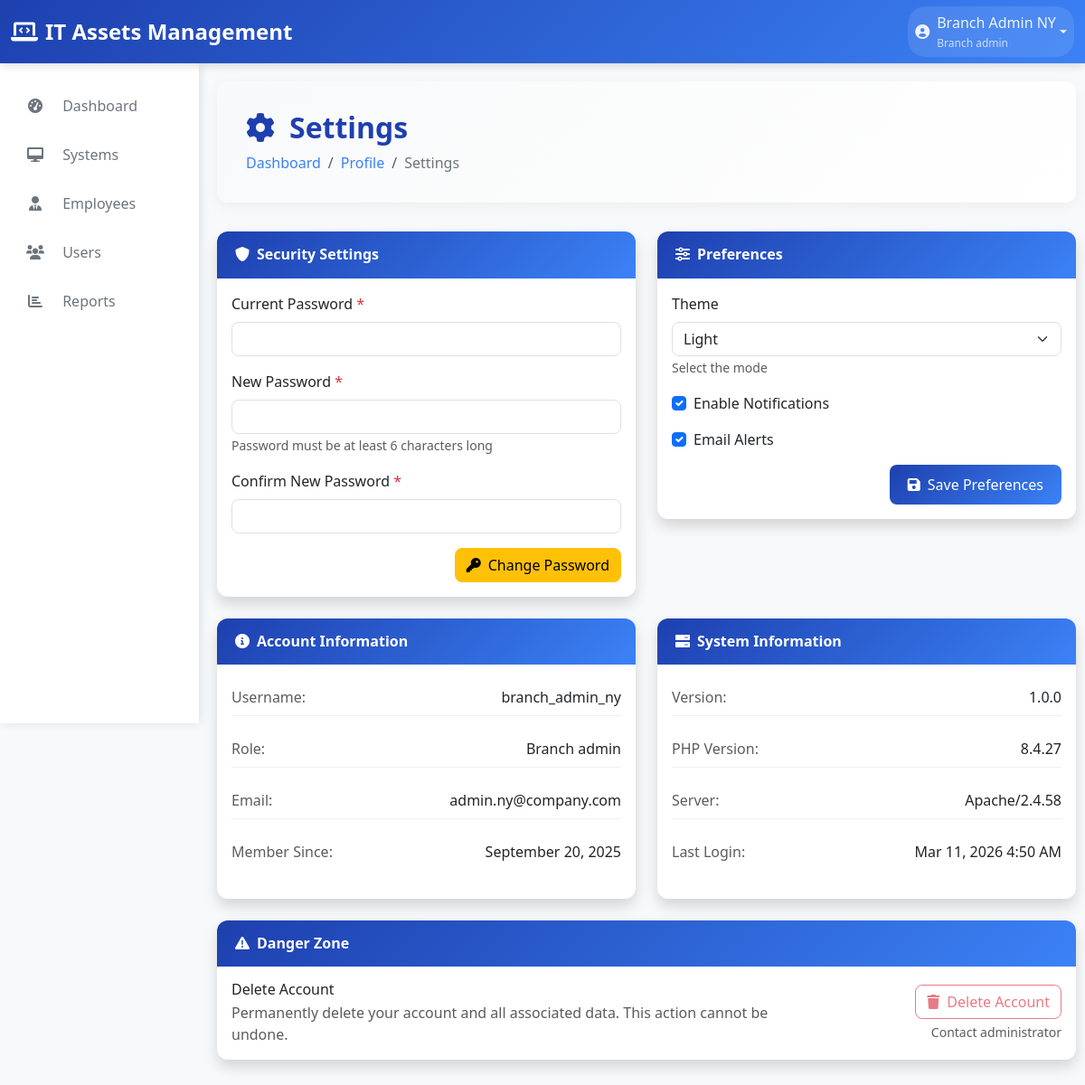
/settings.php (signed in), run on the app's committed database.
### tables this page shows
CREATE TABLE IF NOT EXISTS users (
    id INT AUTO_INCREMENT PRIMARY KEY,
    username VARCHAR(50) UNIQUE NOT NULL,
    password VARCHAR(255) NOT NULL,
    role ENUM('super_admin', 'branch_admin') NOT NULL,
    branch_id INT NULL,
    full_name VARCHAR(100) NOT NULL,
    email VARCHAR(100) NOT NULL,
    created_at TIMESTAMP DEFAULT CURRENT_TIMESTAMP,
    FOREIGN KEY (branch_id) REFERENCES branches(id) ON DELETE SET NULL
);

### config/session.php (called while the page is built, shortened)
<?php
function isLoggedIn() {
    return isset($_SESSION['user_id']) && isset($_SESSION['role']);
}
function hasRole($role) {
    return isLoggedIn() && $_SESSION['role'] === $role;
}
function isSuperAdmin() {
    return hasRole('super_admin');
}
?>

### settings.php (the view, shortened to what this page needs)
<?php
require_once 'config/session.php';
$pdo = getFreshConnection();
$stmt = $pdo->prepare("SELECT * FROM users WHERE id = ?");
$stmt->execute([$_SESSION['user_id']]);
$user = $stmt->fetch();
include 'includes/header.php';
include 'includes/sidebar.php';
?>
<div class="main-content">
    <div class="content-wrapper">
        <div class="page-header">
            <h1 class="page-title">
                <i class="fas fa-cog me-3"></i>Settings
            </h1>
            <nav aria-label="breadcrumb">
                <ol class="breadcrumb">
                    <li class="breadcrumb-item"><a href="<?php echo isSuperAdmin() ? 'dashboard.php' : 'branch_dashboard.php'; ?>">Dashboard</a></li>
                    <li class="breadcrumb-item"><a href="profile.php">Profile</a></li>
                    <li class="breadcrumb-item active">Settings</li>
                </ol>
            </nav>
        </div>
        <div class="row">
            <div class="col-lg-6">
                <div class="card shadow mb-4">
                    <div class="card-header py-3">
                        <h6 class="m-0 font-weight-bold text-white">
                            <i class="fas fa-shield-alt me-2"></i>Security Settings
                        </h6>
                    </div>
                    <div class="card-body">
                        <form method="POST">
                            <div class="mb-3">
                                <label for="current_password" class="form-label">Current Password <span class="text-danger">*</span></label>
                                <input type="password" class="form-control" id="current_password" name="current_password" required>
                            </div>
                            <div class="mb-3">
                                <label for="new_password" class="form-label">New Password <span class="text-danger">*</span></label>
                                <input type="password" class="form-control" id="new_password" name="new_password" required>
                                <small class="form-text text-muted">Password must be at least 6 characters long</small>
                            </div>
                            <div class="mb-3">
                                <label for="confirm_password" class="form-label">Confirm New Password <span class="text-danger">*</span></label>
                                <input type="password" class="form-control" id="confirm_password" name="confirm_password" required>
                            </div>
                            <div class="d-flex justify-content-end">
                                <button type="submit" class="btn btn-warning">
                                    <i class="fas fa-key me-2"></i>Change Password
                                </button>
                            </div>
                        </form>
                    </div>
                </div>
            </div>
            <div class="col-lg-6">
                <div class="card shadow mb-4">
                    <div class="card-header py-3">
                        <h6 class="m-0 font-weight-bold text-white">
                            <i class="fas fa-sliders-h me-2"></i>Preferences
                        </h6>
                    </div>
                    <div class="card-body">
                        <form method="POST">
                            <div class="mb-3">
                                <label for="theme" class="form-label">Theme</label>
                                <select class="form-select" id="theme" name="theme" onchange="previewTheme(this.value)" onblur="cancelPreview()">
                                    <option value="light" <?php echo ($_SESSION['theme'] ?? 'light') == 'light' ? 'selected' : ''; ?>>Light</option>
                                </select>
                                <small class="form-text text-muted">Select the mode</small>
                            </div>
                            <div class="mb-3">
                                <div class="form-check">
                                    <input class="form-check-input" type="checkbox" id="notifications" name="notifications"
                                           <?php echo ($_SESSION['notifications'] ?? 1) ? 'checked' : ''; ?>>
                                    <label class="form-check-label" for="notifications">
                                        Enable Notifications
                                    </label>
                                </div>
                            </div>
                            <div class="mb-3">
                                <div class="form-check">
                                    <input class="form-check-input" type="checkbox" id="email_alerts" name="email_alerts"
                                           <?php echo ($_SESSION['email_alerts'] ?? 1) ? 'checked' : ''; ?>>
                                    <label class="form-check-label" for="email_alerts">
                                        Email Alerts
                                    </label>
                                </div>
                            </div>
                            <div class="d-flex justify-content-end">
                                <button type="submit" class="btn btn-primary">
                                    <i class="fas fa-save me-2"></i>Save Preferences
                                </button>
                            </div>
                        </form>
                    </div>
                </div>
            </div>
        </div>
        <div class="row">
            <div class="col-lg-6">
                <div class="card shadow mb-4">
                    <div class="card-header py-3">
                        <h6 class="m-0 font-weight-bold text-white">
                            <i class="fas fa-info-circle me-2"></i>Account Information
                        </h6>
                    </div>
                    <div class="card-body">
                        <div class="account-info">
                            <div class="info-item mb-3">
                                <div class="d-flex justify-content-between align-items-center">
                                    <span class="text-muted">Username:</span>
                                    <span class="fw-medium"><?php echo htmlspecialchars($user['username']); ?></span>
                                </div>
                            </div>
                            <div class="info-item mb-3">
                                <div class="d-flex justify-content-between align-items-center">
                                    <span class="text-muted">Role:</span>
                                    <span class="fw-medium"><?php echo ucfirst(str_replace('_', ' ', $user['role'])); ?></span>
                                </div>
                            </div>
                            <div class="info-item mb-3">
                                <div class="d-flex justify-content-between align-items-center">
                                    <span class="text-muted">Email:</span>
                                    <span class="fw-medium"><?php echo htmlspecialchars($user['email']); ?></span>
                                </div>
                            </div>
                            <div class="info-item mb-3">
                                <div class="d-flex justify-content-between align-items-center">
                                    <span class="text-muted">Member Since:</span>
                                    <span class="fw-medium"><?php echo date('F j, Y', strtotime($user['created_at'])); ?></span>
                                </div>
                            </div>
                        </div>
                    </div>
                </div>
            </div>
            <div class="col-lg-6">
                <div class="card shadow mb-4">
                    <div class="card-header py-3">
                        <h6 class="m-0 font-weight-bold text-white">
                            <i class="fas fa-server me-2"></i>System Information
                        </h6>
                    </div>
                    <div class="card-body">
                        <div class="system-info">
                            <div class="info-item mb-3">
                                <div class="d-flex justify-content-between align-items-center">
                                    <span class="text-muted">Version:</span>
                                    <span class="fw-medium">1.0.0</span>
                                </div>
                            </div>
                            <div class="info-item mb-3">
                                <div class="d-flex justify-content-between align-items-center">
                                    <span class="text-muted">PHP Version:</span>
                                    <span class="fw-medium"><?php echo PHP_VERSION; ?></span>
                                </div>
                            </div>
                            <div class="info-item mb-3">
                                <div class="d-flex justify-content-between align-items-center">
                                    <span class="text-muted">Server:</span>
                                    <span class="fw-medium"><?php echo $_SERVER['SERVER_SOFTWARE'] ?? 'Unknown'; ?></span>
                                </div>
                            </div>
                            <div class="info-item mb-3">
                                <div class="d-flex justify-content-between align-items-center">
                                    <span class="text-muted">Last Login:</span>
                                    <span class="fw-medium"><?php echo date('M j, Y g:i A'); ?></span>
                                </div>
                            </div>
                        </div>
                    </div>
                </div>
            </div>
        </div>
        <div class="row">
            <div class="col-12">
                <div class="card shadow border-danger">
                    <div class="card-header py-3 bg-danger text-white">
                        <h6 class="m-0 font-weight-bold">
                            <i class="fas fa-exclamation-triangle me-2"></i>Danger Zone
                        </h6>
                    </div>
                    <div class="card-body">
                        <div class="row align-items-center">
                            <div class="col-md-8">
                                <h6 class="mb-1">Delete Account</h6>
                                <p class="text-muted mb-0">Permanently delete your account and all associated data. This action cannot be undone.</p>
                            </div>
                            <div class="col-md-4 text-end">
                                <button type="button" class="btn btn-outline-danger" disabled>
                                    <i class="fas fa-trash me-2"></i>Delete Account
                                </button>
                                <small class="d-block text-muted mt-1">Contact administrator</small>
                            </div>
                        </div>
                    </div>
                </div>
            </div>
        </div>
    </div>
</div>
<?php include 'includes/footer.php'; ?>

### includes/header.php (style rules this page uses)
:root { --primary-color: #1e40af; --secondary-color: #3b82f6; --accent-color: #1d4ed8; --dark-blue: #1e3a8a; --light-blue: #dbeafe; --sidebar-width: 220px; --header-height: 70px; }
body { font-family: 'Segoe UI', Tahoma, Geneva, Verdana, sans-serif; background-color: #f8f9fa; transition: background-color 0.3s ease, color 0.3s ease; }
.main-content { margin-left: var(--sidebar-width); padding-top: var(--header-height); min-height: calc(100vh - var(--header-height)); }
.content-wrapper { padding: 20px 10px 20px 20px; max-width: 100%; margin: 0; }
.card { margin-bottom: 20px; }
.page-header { background: white; border-radius: 15px; padding: 25px; margin-bottom: 30px; box-shadow: 0 2px 10px rgba(0,0,0,0.05); }
.page-title { font-size: 2rem; font-weight: 700; color: var(--primary-color); margin: 0; }
.breadcrumb { background: none; padding: 0; margin: 10px 0 0 0; }
.breadcrumb-item a { color: var(--primary-color); text-decoration: none; }
.card { border: none; border-radius: 15px; box-shadow: 0 2px 10px rgba(0,0,0,0.05); transition: all 0.3s ease; }
.card-header { background: linear-gradient(135deg, var(--primary-color) 0%, var(--secondary-color) 100%); color: white; border-radius: 15px 15px 0 0 !important; padding: 20px; font-weight: 600; }
.card-header h6 { color: white !important; font-weight: 700 !important; margin: 0; }
.card-header .m-0 { color: white !important; font-weight: 700 !important; }
.btn-primary { background: linear-gradient(135deg, var(--primary-color) 0%, var(--secondary-color) 100%); border: none; border-radius: 10px; padding: 10px 20px; font-weight: 600; transition: all 0.3s ease; }

### settings.php (style rules this page uses)
.card { border: none; border-radius: 12px; transition: all 0.3s ease; }
.card-header { background: linear-gradient(135deg, var(--primary-color) 0%, var(--secondary-color) 100%); border-radius: 12px 12px 0 0 !important; border: none; }
.btn { border-radius: 8px; font-weight: 500; transition: all 0.3s ease; }
.form-control, .form-select { border-radius: 8px; border: 1px solid #e0e0e0; transition: all 0.3s ease; }
.page-header { background: linear-gradient(135deg, #f8f9fa 0%, #ffffff 100%); padding: 2rem; border-radius: 12px; margin-bottom: 2rem; box-shadow: 0 4px 15px rgba(0,0,0,0.05); }
.page-title { color: var(--primary-color); font-weight: 700; margin-bottom: 0.5rem; }
.breadcrumb { background: none; padding: 0; margin: 0; }
.breadcrumb-item a { color: var(--secondary-color); text-decoration: none; }
.breadcrumb-item.active { color: #6c757d; }
.account-info .info-item, .system-info .info-item { padding: 0.5rem 0; border-bottom: 1px solid #f0f0f0; }
.account-info .info-item:last-child, .system-info .info-item:last-child { border-bottom: none; }

### data on the page
users: username "branch_admin_ny", role "Branch admin", email "admin.ny@company.com", created_at "September 20, 2025"

### other printed values
$_SESSION['full_name'] "Branch Admin NY"
str_replace('_', ' ', $_SESSION['role']) "Branch admin"
PHP_VERSION "8.4.27"
$_SERVER['SERVER_SOFTWARE'] "Apache/2.4.58"
